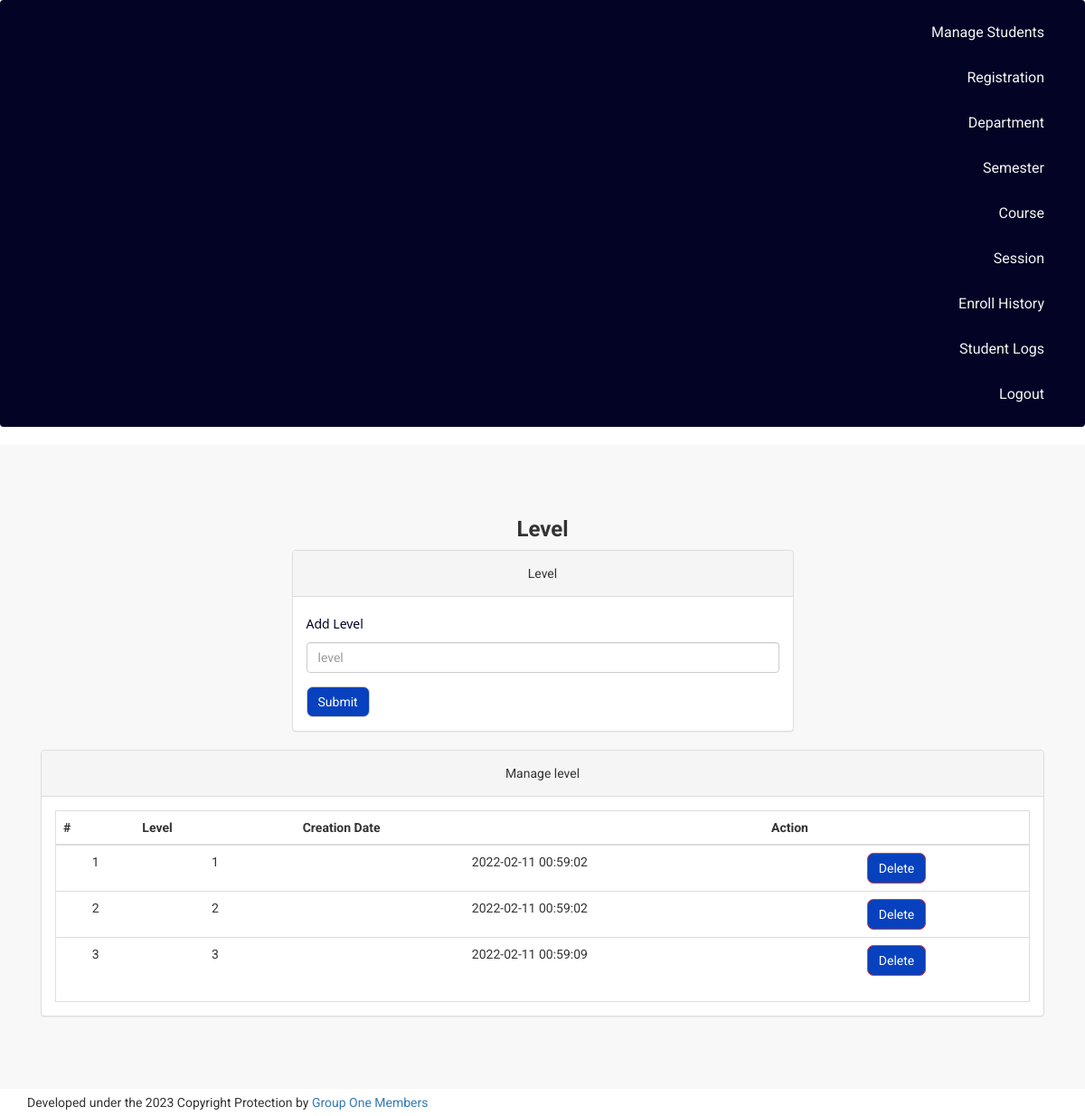
/onlinecourse/admin/level.php (signed in), run on the app's committed database.
### tables this page shows
CREATE TABLE `level` (
  `id` int(11) NOT NULL,
  `level` varchar(255) DEFAULT NULL,
  `creationDate` timestamp NULL DEFAULT current_timestamp()
);

### onlinecourse/admin/level.php (the view, shortened to what this page needs)
<?php
include('includes/config.php');
if (strlen($_SESSION['alogin']) == 0) {
    header('location:index.php');
} else {
    ?>
    <!DOCTYPE html>
    <html xmlns="http://www.w3.org/1999/xhtml">
    <head>
        <link href="assets/css/bootstrap.css" rel="stylesheet" />
        <link href="assets/css/font-awesome.css" rel="stylesheet" />
        <link href="assets/css/style.css" rel="stylesheet" />
    </head>
    <body>
        <?php if ($_SESSION['alogin'] != "") {
            include('includes/menubar.php');
        }
        ?>
        <div class="content-wrapper">
            <div class="container">
                <div class="row">
                    <div class="col-md-12">
                        <h1 class="page-head-line">Level </h1>
                    </div>
                </div>
                <div class="row">
                    <div class="col-md-3"></div>
                    <div class="col-md-6">
                        <div class="panel panel-default">
                            <div class="panel-heading">
                                Level
                            </div>
                            <div class="panel-body">
                                <form name="level" method="post">
                                    <div class="form-group">
                                        <label for="department">Add Level </label>
                                        <input type="text" class="form-control" id="level" name="level" placeholder="level"
                                            required />
                                    </div>
                                    <button type="submit" name="submit" class="btn btn-default">Submit</button>
                                </form>
                            </div>
                        </div>
                    </div>
                </div>
                <div class="col-md-12">
                    <div class="panel panel-default">
                        <div class="panel-heading">
                            Manage level
                        </div>
                        <div class="panel-body">
                            <div class="table-responsive table-bordered">
                                <table class="table">
                                    <thead>
                                        <tr>
                                            <th>#</th>
                                            <th>Level</th>
                                            <th>Creation Date</th>
                                            <th>Action</th>
                                        </tr>
                                    </thead>
                                    <tbody>
                                        <?php
                                        $sql = mysqli_query($con, "select * from level");
                                        $cnt = 1;
                                        while ($row = mysqli_fetch_array($sql)) {
                                            ?>
                                            <tr>
                                                <td>
                                                    <?php echo $cnt; ?>
                                                </td>
                                                <td>
                                                    <?php echo htmlentities($row['level']); ?>
                                                </td>
                                                <td>
                                                    <?php echo htmlentities($row['creationDate']); ?>
                                                </td>
                                                <td>
                                                    <a href="level.php?id=<?php echo $row['id'] ?>&del=delete"
                                                        onClick="return confirm('Are you sure you want to delete?')">
                                                        <button class="btn btn-danger">Delete</button>
                                                    </a>
                                                </td>
                                            </tr>
                                            <?php
                                            $cnt++;
                                        } ?>
                                    </tbody>
                                </table>
                            </div>
                        </div>
                    </div>
                </div>
            </div>
        </div>
        <?php include('includes/footer.php'); ?>
    </body>
    </html>
<?php } ?>

### onlinecourse/assets/css/style.css (style rules this page uses)
* { padding: 0; box-sizing: border-box; background-color: transparent; }
:root { --primaryColor: #af1aa8; --smoothWhite: rgb(247, 237, 246); --seconddary:#020325; }
body { font-family: 'Roboto', sans-serif; line-height: 30px; }
.btn { border-radius: 7px; background-color: rgb(7, 65, 190) !important; color: white; font-weight: 400; }
.content-wrapper { background-color: #f8f8f8; padding: 60px 0; text-align: center; }
.page-head-line { font-size: 24px; font-weight: bold; color: #333; }
form { text-align: left; }
label { font-family: 'Segoe UI', Tahoma, Geneva, Verdana, sans-serif !important; font-weight: 500 !important; color:var(--seconddary) !important; }

### data on the page
level: level "1", creationDate "2022-02-11 00:59:02"
level: level "2", creationDate "2022-02-11 00:59:02"
level: level "3", creationDate "2022-02-11 00:59:09"
